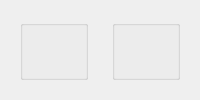
      <widget class="QWidget" name="tab_dashboard">
       <property name="acceptDrops">
        <bool>true</bool>
       </property>
       <attribute name="title">
        <string>Дешборд</string>
       </attribute>
       <layout class="QGridLayout" name="gridLayout_20">
        <item row="0" column="0">
         <layout class="QGridLayout" name="gridLayout_19">
          <item row="0" column="1">
           <widget class="QWidget" name="widget" native="true">
            <property name="acceptDrops">
             <bool>true</bool>
            </property>
            <layout class="QGridLayout" name="gridLayout_18">
             <item row="0" column="0">
              <widget class="QGroupBox" name="groupBox_15">
               <property name="acceptDrops">
                <bool>true</bool>
               </property>
               <property name="title">
                <string/>
               </property>
              </widget>
             </item>
            </layout>
           </widget>
          </item>
          <item row="0" column="0">
           <widget class="QWidget" name="widget_2" native="true">
            <property name="acceptDrops">
             <bool>true</bool>
            </property>
            <layout class="QGridLayout" name="gridLayout_22">
             <item row="0" column="0">
              <widget class="QGroupBox" name="groupBox_14">
               <property name="acceptDrops">
                <bool>true</bool>
               </property>
               <property name="title">
                <string/>
               </property>
              </widget>
             </item>
            </layout>
           </widget>
          </item>
         </layout>
        </item>
       </layout>
      </widget>
